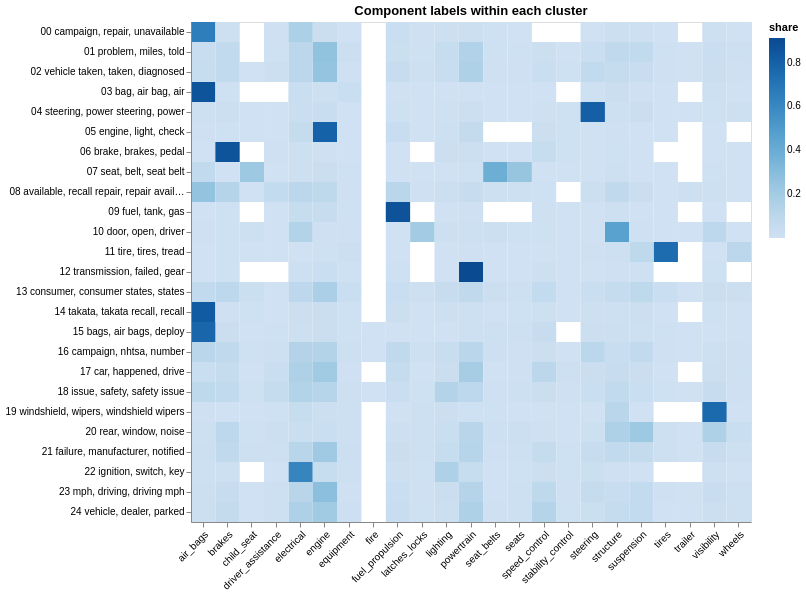

Notebook code cell kept with this figure:
### Code cell
label_share_chart(nmf_clusters, sample["LABELS"], topic_names)

### Figure 1 — Vega-Lite specification as saved in the notebook (floating-point values rounded to 4 significant figures; data arrays with more than 128 entries replaced by an {"elided": "..."} marker saying what was removed)
{"config": {"view": {"continuousWidth": 300, "continuousHeight": 300}}, "data": {"name": "data-f51a8266528854f9383932a4eb7b440e"}, "mark": {"type": "rect"}, "encoding": {"color": {"field": "share", "scale": {"scheme": "blues"}, "title": "share", "type": "quantitative"}, "tooltip": [{"field": "name", "type": "nominal"}, {"field": "label", "type": "nominal"}, {"field": "share", "format": ".0%", "type": "quantitative"}, {"field": "len", "type": "quantitative"}], "x": {"axis": {"labelAngle": -45}, "field": "label", "title": null, "type": "nominal"}, "y": {"field": "name", "sort": ["00 campaign, repair, unavailable", "01 problem, miles, told", "02 vehicle taken, taken, diagnosed", "03 bag, air bag, air", "04 steering, power steering, power", "05 engine, light, check", "06 brake, brakes, pedal", "07 seat, belt, seat belt", "08 available, recall repair, repair available", "09 fuel, tank, gas", "10 door, open, driver", "11 tire, tires, tread", "12 transmission, failed, gear", "13 consumer, consumer states, states", "14 takata, takata recall, recall", "15 bags, air bags, deploy", "16 campaign, nhtsa, number", "17 car, happened, drive", "18 issue, safety, safety issue", "19 windshield, wipers, windshield wipers", "20 rear, window, noise", "21 failure, manufacturer, notified", "22 ignition, switch, key", "23 mph, driving, driving mph", "24 vehicle, dealer, parked"], "title": null, "type": "nominal"}}, "height": 500, "title": "Component labels within each cluster", "width": 560, "$schema": "https://vega.github.io/schema/vega-lite/v6.4.1.json", "datasets": {"data-f51a8266528854f9383932a4eb7b440e": {"elided": "512 records"}}}
